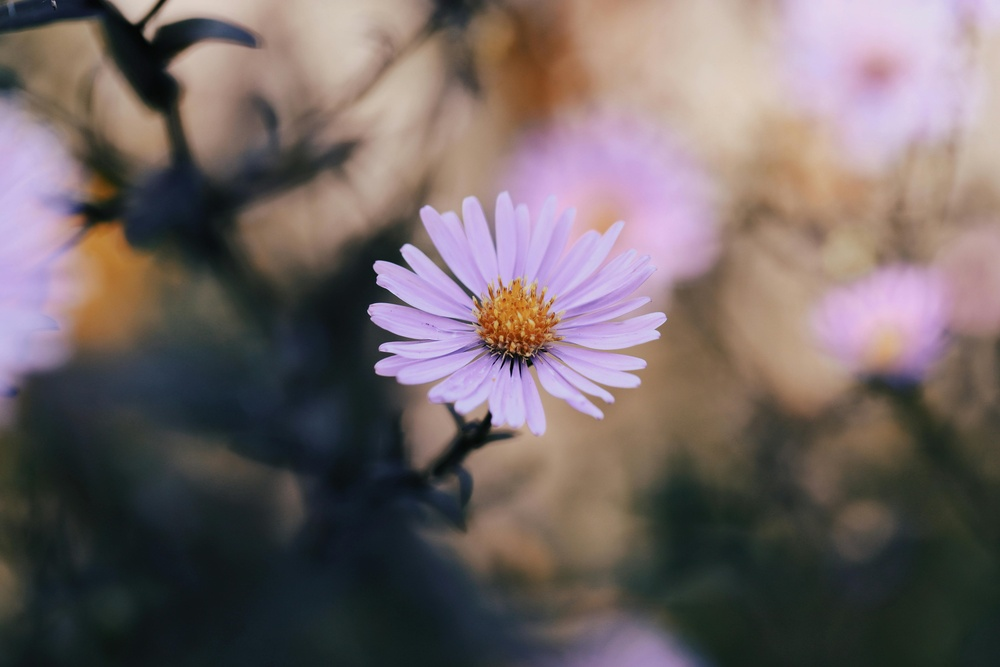
#> input picture image.jpg, 1000 x 667 px, shrunk from 6240 x 4160 before the run
$ python Prodigy_CS_02.py
#> lines starting #> are read from the running program, lines starting #| are printed output that depends on the picture
import numpy as np
from PIL import Image

def encrypt_image(image_path, key, output_path):
    # Open the image and convert it to a NumPy array
#> called with image_path = 'image.jpg', key = 50, output_path = 'encrypted_image.png'
    img = Image.open(image_path)
#> img is the input picture: PIL image 1000x667 RGB; mean R, G, B 113.8, 101.8, 101.4
    img_array = np.array(img)

    # Ensure the key is an integer
    key = int(key)

    # Encrypt the image by shifting pixel values
    encrypted_array = img_array + key
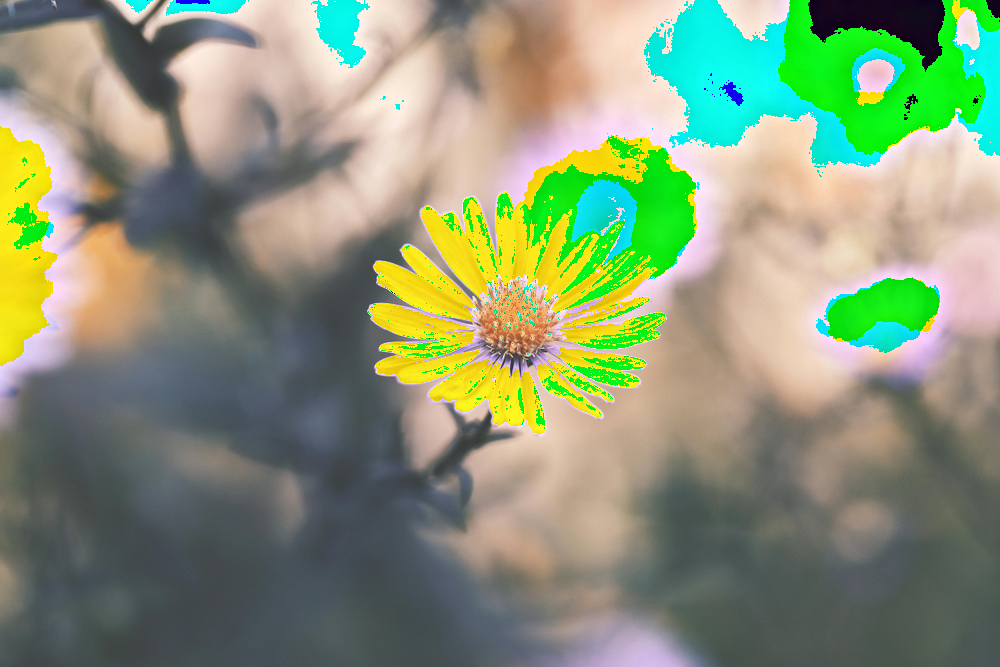
#> encrypted_array: shape (667, 1000, 3); mean R, G, B 136.3, 149.6, 119.5
    encrypted_array = np.clip(encrypted_array, 0, 255)

    # Save the encrypted image
    encrypted_img = Image.fromarray(np.uint8(encrypted_array))
    encrypted_img.save(output_path)
    print(f"Encrypted image saved as {output_path}")


def decrypt_image(image_path, key, output_path):
    # Open the encrypted image and convert it to a NumPy array
    img = Image.open(image_path)
    encrypted_array = np.array(img)

    key = int(key)

    # Decrypt the image by reversing the shift
    decrypted_array = encrypted_array - key
    decrypted_array = np.clip(decrypted_array, 0, 255)
    # Save the decrypted image
    decrypted_img = Image.fromarray(np.uint8(decrypted_array))
    decrypted_img.save(output_path)
    print(f"Decrypted image saved as {output_path}")


if __name__ == "__main__":
    image_path = 'image.jpg'
    encrypted_image_path = 'encrypted_image.png'
    decrypted_image_path = 'decrypted_image.png'
    key = 50
    encrypt_image(image_path, key, encrypted_image_path)
    decrypt_image(encrypted_image_path, key, decrypted_image_path)
